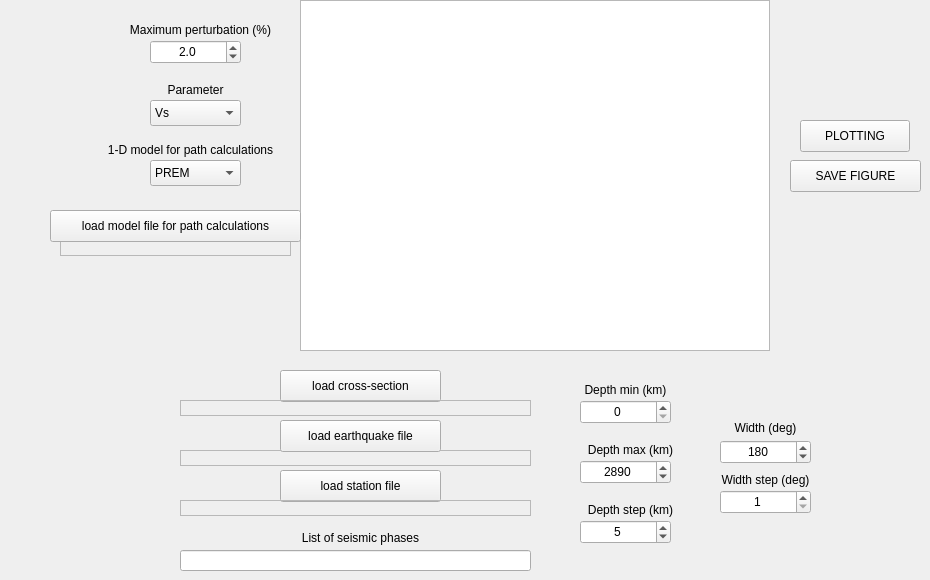
    <widget class="QWidget" name="Path">
     <attribute name="title">
      <string>Path</string>
     </attribute>
     <widget class="Qt5MplCanvas" name="mapfig_path">
      <property name="enabled">
       <bool>true</bool>
      </property>
      <property name="geometry">
       <rect>
        <x>300</x>
        <y>0</y>
        <width>470</width>
        <height>351</height>
       </rect>
      </property>
      <property name="minimumSize">
       <size>
        <width>150</width>
        <height>100</height>
       </size>
      </property>
      <property name="maximumSize">
       <size>
        <width>470</width>
        <height>400</height>
       </size>
      </property>
     </widget>
     <widget class="QPushButton" name="loadfile_path">
      <property name="geometry">
       <rect>
        <x>280</x>
        <y>370</y>
        <width>161</width>
        <height>32</height>
       </rect>
      </property>
      <property name="text">
       <string>load cross-section</string>
      </property>
     </widget>
     <widget class="QLabel" name="label_45">
      <property name="geometry">
       <rect>
        <x>180</x>
        <y>400</y>
        <width>351</width>
        <height>16</height>
       </rect>
      </property>
      <property name="frameShape">
       <enum>QFrame::StyledPanel</enum>
      </property>
      <property name="text">
       <string/>
      </property>
     </widget>
     <widget class="QDoubleSpinBox" name="depthmin_path">
      <property name="geometry">
       <rect>
        <x>580</x>
        <y>400</y>
        <width>91</width>
        <height>24</height>
       </rect>
      </property>
      <property name="alignment">
       <set>Qt::AlignCenter</set>
      </property>
      <property name="decimals">
       <number>0</number>
      </property>
      <property name="minimum">
       <double>0.000000000000000</double>
      </property>
      <property name="maximum">
       <double>2890.000000000000000</double>
      </property>
      <property name="singleStep">
       <double>1.000000000000000</double>
      </property>
      <property name="value">
       <double>0.000000000000000</double>
      </property>
     </widget>
     <widget class="QDoubleSpinBox" name="width_path">
      <property name="geometry">
       <rect>
        <x>720</x>
        <y>440</y>
        <width>91</width>
        <height>24</height>
       </rect>
      </property>
      <property name="alignment">
       <set>Qt::AlignCenter</set>
      </property>
      <property name="decimals">
       <number>0</number>
      </property>
      <property name="minimum">
       <double>10.000000000000000</double>
      </property>
      <property name="maximum">
       <double>360.000000000000000</double>
      </property>
      <property name="singleStep">
       <double>1.000000000000000</double>
      </property>
      <property name="value">
       <double>180.000000000000000</double>
      </property>
     </widget>
     <widget class="QLabel" name="label_46">
      <property name="geometry">
       <rect>
        <x>730</x>
        <y>420</y>
        <width>71</width>
        <height>16</height>
       </rect>
      </property>
      <property name="text">
       <string>Width (deg)</string>
      </property>
      <property name="alignment">
       <set>Qt::AlignCenter</set>
      </property>
     </widget>
     <widget class="QLabel" name="label_47">
      <property name="geometry">
       <rect>
        <x>580</x>
        <y>380</y>
        <width>91</width>
        <height>20</height>
       </rect>
      </property>
      <property name="text">
       <string>Depth min (km)</string>
      </property>
      <property name="alignment">
       <set>Qt::AlignCenter</set>
      </property>
     </widget>
     <widget class="QLabel" name="label_48">
      <property name="geometry">
       <rect>
        <x>180</x>
        <y>450</y>
        <width>351</width>
        <height>16</height>
       </rect>
      </property>
      <property name="frameShape">
       <enum>QFrame::StyledPanel</enum>
      </property>
      <property name="text">
       <string/>
      </property>
     </widget>
     <widget class="QPushButton" name="loadfile_eq">
      <property name="geometry">
       <rect>
        <x>280</x>
        <y>420</y>
        <width>161</width>
        <height>32</height>
       </rect>
      </property>
      <property name="text">
       <string>load earthquake file</string>
      </property>
     </widget>
     <widget class="QPushButton" name="loadfile_st">
      <property name="geometry">
       <rect>
        <x>280</x>
        <y>470</y>
        <width>161</width>
        <height>32</height>
       </rect>
      </property>
      <property name="text">
       <string>load station file</string>
      </property>
     </widget>
     <widget class="QLabel" name="label_49">
      <property name="geometry">
       <rect>
        <x>180</x>
        <y>500</y>
        <width>351</width>
        <height>16</height>
       </rect>
      </property>
      <property name="frameShape">
       <enum>QFrame::StyledPanel</enum>
      </property>
      <property name="text">
       <string/>
      </property>
     </widget>
     <widget class="QLabel" name="label_51">
      <property name="geometry">
       <rect>
        <x>270</x>
        <y>530</y>
        <width>181</width>
        <height>16</height>
       </rect>
      </property>
      <property name="text">
       <string>List of seismic phases</string>
      </property>
      <property name="alignment">
       <set>Qt::AlignCenter</set>
      </property>
     </widget>
     <widget class="QPushButton" name="path_plot">
      <property name="geometry">
       <rect>
        <x>800</x>
        <y>120</y>
        <width>110</width>
        <height>32</height>
       </rect>
      </property>
      <property name="text">
       <string>PLOTTING</string>
      </property>
     </widget>
     <widget class="QPushButton" name="savefig_path">
      <property name="geometry">
       <rect>
        <x>790</x>
        <y>160</y>
        <width>131</width>
        <height>32</height>
       </rect>
      </property>
      <property name="text">
       <string>SAVE FIGURE</string>
      </property>
     </widget>
     <widget class="QLabel" name="label_52">
      <property name="geometry">
       <rect>
        <x>110</x>
        <y>20</y>
        <width>181</width>
        <height>20</height>
       </rect>
      </property>
      <property name="text">
       <string>Maximum perturbation (%)</string>
      </property>
      <property name="alignment">
       <set>Qt::AlignCenter</set>
      </property>
     </widget>
     <widget class="QDoubleSpinBox" name="Vmax_3">
      <property name="geometry">
       <rect>
        <x>150</x>
        <y>40</y>
        <width>91</width>
        <height>24</height>
       </rect>
      </property>
      <property name="alignment">
       <set>Qt::AlignCenter</set>
      </property>
      <property name="decimals">
       <number>1</number>
      </property>
      <property name="maximum">
       <double>20.000000000000000</double>
      </property>
      <property name="singleStep">
       <double>0.500000000000000</double>
      </property>
      <property name="value">
       <double>2.000000000000000</double>
      </property>
     </widget>
     <widget class="QDoubleSpinBox" name="depthmax_path">
      <property name="geometry">
       <rect>
        <x>580</x>
        <y>460</y>
        <width>91</width>
        <height>24</height>
       </rect>
      </property>
      <property name="alignment">
       <set>Qt::AlignCenter</set>
      </property>
      <property name="decimals">
       <number>0</number>
      </property>
      <property name="minimum">
       <double>0.000000000000000</double>
      </property>
      <property name="maximum">
       <double>2900.000000000000000</double>
      </property>
      <property name="singleStep">
       <double>0.000000000000000</double>
      </property>
      <property name="value">
       <double>2890.000000000000000</double>
      </property>
     </widget>
     <widget class="QLabel" name="label_53">
      <property name="geometry">
       <rect>
        <x>580</x>
        <y>440</y>
        <width>101</width>
        <height>20</height>
       </rect>
      </property>
      <property name="text">
       <string>Depth max (km)</string>
      </property>
      <property name="alignment">
       <set>Qt::AlignCenter</set>
      </property>
     </widget>
     <widget class="QDoubleSpinBox" name="depthstep_path">
      <property name="geometry">
       <rect>
        <x>580</x>
        <y>520</y>
        <width>91</width>
        <height>24</height>
       </rect>
      </property>
      <property name="alignment">
       <set>Qt::AlignCenter</set>
      </property>
      <property name="decimals">
       <number>0</number>
      </property>
      <property name="minimum">
       <double>0.000000000000000</double>
      </property>
      <property name="maximum">
       <double>1000.000000000000000</double>
      </property>
      <property name="singleStep">
       <double>1.000000000000000</double>
      </property>
      <property name="value">
       <double>5.000000000000000</double>
      </property>
     </widget>
     <widget class="QLabel" name="label_54">
      <property name="geometry">
       <rect>
        <x>580</x>
        <y>500</y>
        <width>101</width>
        <height>20</height>
       </rect>
      </property>
      <property name="text">
       <string>Depth step (km)</string>
      </property>
      <property name="alignment">
       <set>Qt::AlignCenter</set>
      </property>
     </widget>
     <widget class="QDoubleSpinBox" name="widthstep_path">
      <property name="geometry">
       <rect>
        <x>720</x>
        <y>490</y>
        <width>91</width>
        <height>24</height>
       </rect>
      </property>
      <property name="alignment">
       <set>Qt::AlignCenter</set>
      </property>
      <property name="decimals">
       <number>0</number>
      </property>
      <property name="minimum">
       <double>1.000000000000000</double>
      </property>
      <property name="maximum">
       <double>20.000000000000000</double>
      </property>
      <property name="singleStep">
       <double>1.000000000000000</double>
      </property>
      <property name="value">
       <double>1.000000000000000</double>
      </property>
     </widget>
     <widget class="QLabel" name="label_55">
      <property name="geometry">
       <rect>
        <x>710</x>
        <y>470</y>
        <width>111</width>
        <height>20</height>
       </rect>
      </property>
      <property name="text">
       <string>Width step (deg)</string>
      </property>
      <property name="alignment">
       <set>Qt::AlignCenter</set>
      </property>
     </widget>
     <widget class="QComboBox" name="parameter_6">
      <property name="geometry">
       <rect>
        <x>150</x>
        <y>100</y>
        <width>91</width>
        <height>26</height>
       </rect>
      </property>
      <property name="editable">
       <bool>false</bool>
      </property>
      <property name="currentIndex">
       <number>0</number>
      </property>
      <property name="maxVisibleItems">
       <number>3</number>
      </property>
      <property name="duplicatesEnabled">
       <bool>true</bool>
      </property>
      <item>
       <property name="text">
        <string>Vs</string>
       </property>
      </item>
      <item>
       <property name="text">
        <string>Vp</string>
       </property>
      </item>
      <item>
       <property name="text">
        <string>density</string>
       </property>
      </item>
     </widget>
     <widget class="QLabel" name="label_56">
      <property name="geometry">
       <rect>
        <x>130</x>
        <y>80</y>
        <width>131</width>
        <height>20</height>
       </rect>
      </property>
      <property name="text">
       <string>Parameter</string>
      </property>
      <property name="alignment">
       <set>Qt::AlignCenter</set>
      </property>
     </widget>
     <widget class="QLineEdit" name="lineEdit">
      <property name="geometry">
       <rect>
        <x>180</x>
        <y>550</y>
        <width>351</width>
        <height>21</height>
       </rect>
      </property>
     </widget>
     <widget class="QLabel" name="label_57">
      <property name="geometry">
       <rect>
        <x>80</x>
        <y>140</y>
        <width>221</width>
        <height>20</height>
       </rect>
      </property>
      <property name="text">
       <string>1-D model for path calculations</string>
      </property>
      <property name="alignment">
       <set>Qt::AlignCenter</set>
      </property>
     </widget>
     <widget class="QComboBox" name="parameter_7">
      <property name="geometry">
       <rect>
        <x>150</x>
        <y>160</y>
        <width>91</width>
        <height>26</height>
       </rect>
      </property>
      <property name="editable">
       <bool>false</bool>
      </property>
      <property name="currentIndex">
       <number>0</number>
      </property>
      <property name="maxVisibleItems">
       <number>3</number>
      </property>
      <property name="duplicatesEnabled">
       <bool>true</bool>
      </property>
      <item>
       <property name="text">
        <string>PREM</string>
       </property>
      </item>
      <item>
       <property name="text">
        <string>iasp91</string>
       </property>
      </item>
      <item>
       <property name="text">
        <string>ak135</string>
       </property>
      </item>
      <item>
       <property name="text">
        <string>pwdk</string>
       </property>
      </item>
      <item>
       <property name="text">
        <string>None</string>
       </property>
      </item>
     </widget>
     <widget class="QLabel" name="label_58">
      <property name="geometry">
       <rect>
        <x>60</x>
        <y>240</y>
        <width>231</width>
        <height>16</height>
       </rect>
      </property>
      <property name="frameShape">
       <enum>QFrame::StyledPanel</enum>
      </property>
      <property name="text">
       <string/>
      </property>
     </widget>
     <widget class="QPushButton" name="loadfile_model">
      <property name="geometry">
       <rect>
        <x>50</x>
        <y>210</y>
        <width>251</width>
        <height>32</height>
       </rect>
      </property>
      <property name="text">
       <string>load model file for path calculations</string>
      </property>
     </widget>
    </widget>
